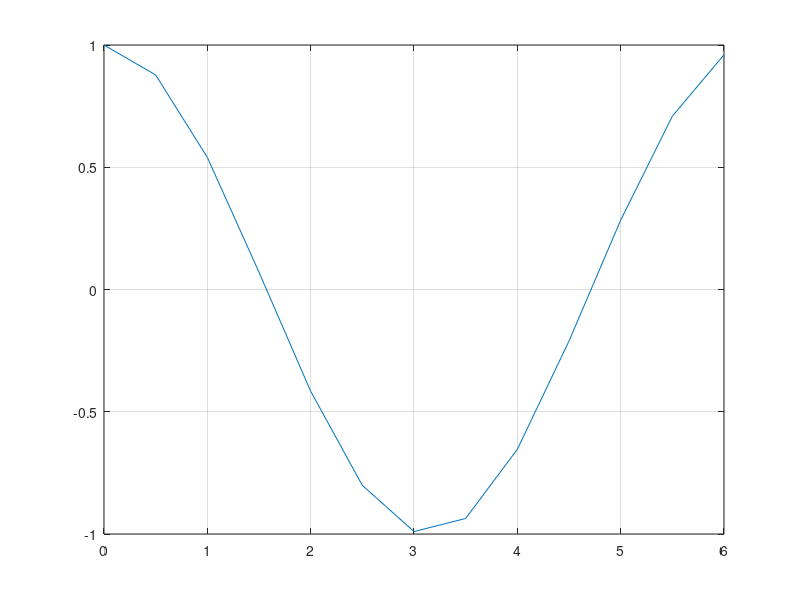

The MATLAB source for this figure:
% [菜单栏]显示网格
h0=figure('toolbar','none',...
    'position',[200 150 450 250],...
    'name','Example039');
x=0:0.5:2*pi;
y=cos(x);
h=plot(x,y);
grid on
set(gcf,'toolbar','none')
hm=uimenu('label','example');
huidiao1=[...
    'set(hm_gridon,''checked'',''on''),',...
    'set(hm_gridoff,''checked'',''off''),',...
    'grid on'];
huidiao2=[...
    'set(hm_gridon,''checked'',''on''),',...
    'set(hm_gridoff,''checked'',''off''),',...
    'grid off'];
hm_gridon=uimenu(hm,'label','grid on',...
    'checked','on',...
    'callback',huidiao1);
hm_gridoff=uimenu(hm,'label','grid off',...
    'checked','off',...
    'callback',huidiao2);